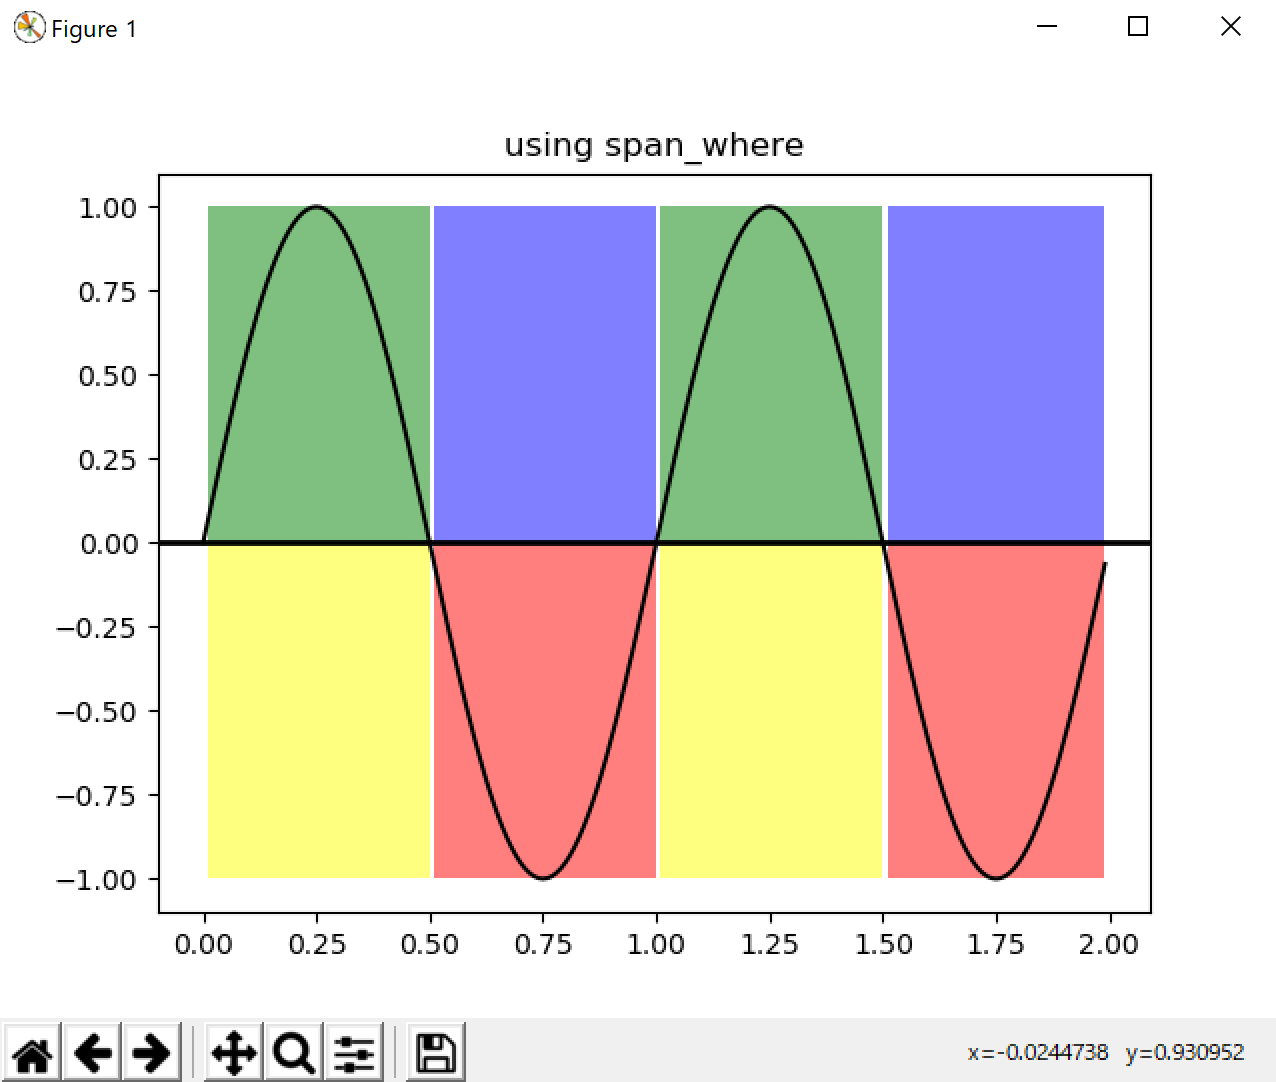

This chart was generated by the following Python code:
#加藤明日香 15816022
import numpy as np
import matplotlib.pyplot as plt
import matplotlib.collections as collections


t = np.arange(0.0, 2, 0.01)
s1 = np.sin(2*np.pi*t)
s2 = 1.2*np.sin(4*np.pi*t)
s3 = -np.sin(2*np.pi*t)


fig, ax = plt.subplots()
ax.set_title('using span_where')
ax.plot(t, s1, color='black')
ax.axhline(0, color='black', lw=2)

collection = collections.BrokenBarHCollection.span_where(
    t, ymin=0, ymax=1, where=s1 > 0, facecolor='green', alpha=0.5)
ax.add_collection(collection)

collection = collections.BrokenBarHCollection.span_where(
    t, ymin=-1, ymax=0, where=s1 < 0, facecolor='red', alpha=0.5)
ax.add_collection(collection)

collection = collections.BrokenBarHCollection.span_where(
    t, ymin=0, ymax=1, where=s3 > 0, facecolor='blue', alpha=0.5)
ax.add_collection(collection)

collection = collections.BrokenBarHCollection.span_where(
    t, ymin=-1, ymax=0, where=s3 < 0, facecolor='yellow', alpha=0.5)
ax.add_collection(collection)

plt.show()
